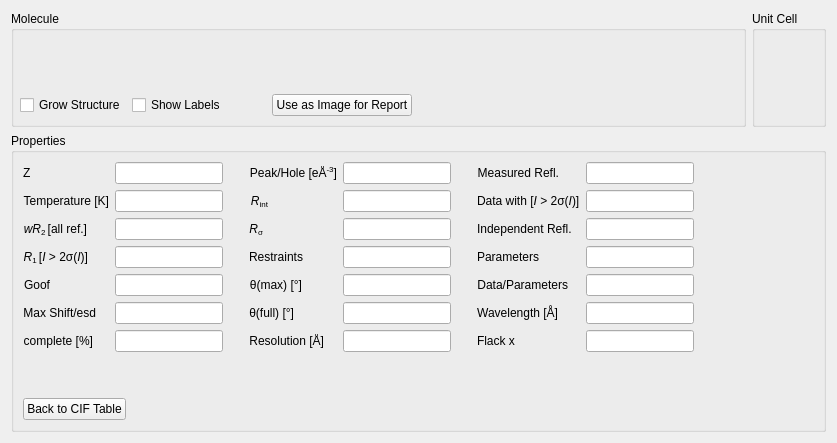
          <widget class="QWidget" name="page_molinfo">
           <layout class="QGridLayout" name="gridLayout_3">
            <item row="1" column="0" colspan="2">
             <widget class="QGroupBox" name="groupBox_3">
              <property name="sizePolicy">
               <sizepolicy hsizetype="Preferred" vsizetype="Expanding">
                <horstretch>0</horstretch>
                <verstretch>0</verstretch>
               </sizepolicy>
              </property>
              <property name="title">
               <string>Properties</string>
              </property>
              <layout class="QGridLayout" name="gridLayout_4">
               <item row="0" column="7">
                <spacer name="horizontalSpacer_25">
                 <property name="orientation">
                  <enum>Qt::Horizontal</enum>
                 </property>
                 <property name="sizeHint" stdset="0">
                  <size>
                   <width>40</width>
                   <height>20</height>
                  </size>
                 </property>
                </spacer>
               </item>
               <item row="0" column="8">
                <spacer name="horizontalSpacer_24">
                 <property name="orientation">
                  <enum>Qt::Horizontal</enum>
                 </property>
                 <property name="sizeHint" stdset="0">
                  <size>
                   <width>40</width>
                   <height>20</height>
                  </size>
                 </property>
                </spacer>
               </item>
               <item row="0" column="4">
                <spacer name="horizontalSpacer_8">
                 <property name="orientation">
                  <enum>Qt::Horizontal</enum>
                 </property>
                 <property name="sizeType">
                  <enum>QSizePolicy::Preferred</enum>
                 </property>
                 <property name="sizeHint" stdset="0">
                  <size>
                   <width>20</width>
                   <height>20</height>
                  </size>
                 </property>
                </spacer>
               </item>
               <item row="2" column="8">
                <spacer name="horizontalSpacer_6">
                 <property name="orientation">
                  <enum>Qt::Horizontal</enum>
                 </property>
                 <property name="sizeHint" stdset="0">
                  <size>
                   <width>40</width>
                   <height>20</height>
                  </size>
                 </property>
                </spacer>
               </item>
               <item row="0" column="5">
                <layout class="QFormLayout" name="formLayout_2">
                 <item row="0" column="0">
                  <widget class="QLabel" name="reflTotalLabel">
                   <property name="text">
                    <string>Measured Refl.</string>
                   </property>
                   <property name="alignment">
                    <set>Qt::AlignRight|Qt::AlignTrailing|Qt::AlignVCenter</set>
                   </property>
                  </widget>
                 </item>
                 <item row="0" column="1">
                  <widget class="QLineEdit" name="reflTotalLineEdit">
                   <property name="readOnly">
                    <bool>true</bool>
                   </property>
                  </widget>
                 </item>
                 <item row="1" column="0">
                  <widget class="QLabel" name="refl2sigmaLabel">
                   <property name="text">
                    <string>&lt;html&gt;&lt;head/&gt;&lt;body&gt;&lt;p&gt;Data with [&lt;span style=&quot; font-style:italic;&quot;&gt;I &lt;/span&gt;&amp;gt; 2σ(&lt;span style=&quot; font-style:italic;&quot;&gt;I&lt;/span&gt;)]&lt;/p&gt;&lt;/body&gt;&lt;/html&gt;</string>
                   </property>
                  </widget>
                 </item>
                 <item row="1" column="1">
                  <widget class="QLineEdit" name="refl2sigmaLineEdit"/>
                 </item>
                 <item row="2" column="0">
                  <widget class="QLabel" name="uniqReflLabel">
                   <property name="text">
                    <string>Independent Refl.</string>
                   </property>
                  </widget>
                 </item>
                 <item row="2" column="1">
                  <widget class="QLineEdit" name="uniqReflLineEdit"/>
                 </item>
                 <item row="3" column="0">
                  <widget class="QLabel" name="numParametersLabel">
                   <property name="text">
                    <string>Parameters</string>
                   </property>
                   <property name="alignment">
                    <set>Qt::AlignRight|Qt::AlignTrailing|Qt::AlignVCenter</set>
                   </property>
                  </widget>
                 </item>
                 <item row="3" column="1">
                  <widget class="QLineEdit" name="numParametersLineEdit">
                   <property name="minimumSize">
                    <size>
                     <width>0</width>
                     <height>0</height>
                    </size>
                   </property>
                   <property name="readOnly">
                    <bool>true</bool>
                   </property>
                  </widget>
                 </item>
                 <item row="4" column="0">
                  <widget class="QLabel" name="dataReflnsLabel">
                   <property name="font">
                    <font>
                     <weight>50</weight>
                     <bold>false</bold>
                    </font>
                   </property>
                   <property name="text">
                    <string>Data/Parameters</string>
                   </property>
                   <property name="alignment">
                    <set>Qt::AlignRight|Qt::AlignTrailing|Qt::AlignVCenter</set>
                   </property>
                  </widget>
                 </item>
                 <item row="4" column="1">
                  <widget class="QLineEdit" name="dataReflnsLineEdit">
                   <property name="readOnly">
                    <bool>true</bool>
                   </property>
                  </widget>
                 </item>
                 <item row="5" column="0">
                  <widget class="QLabel" name="wavelengthLabel">
                   <property name="text">
                    <string>Wavelength [Å]</string>
                   </property>
                   <property name="alignment">
                    <set>Qt::AlignRight|Qt::AlignTrailing|Qt::AlignVCenter</set>
                   </property>
                  </widget>
                 </item>
                 <item row="5" column="1">
                  <widget class="QLineEdit" name="wavelengthLineEdit">
                   <property name="readOnly">
                    <bool>true</bool>
                   </property>
                  </widget>
                 </item>
                 <item row="6" column="0">
                  <widget class="QLabel" name="flackXLabel">
                   <property name="text">
                    <string>Flack x</string>
                   </property>
                  </widget>
                 </item>
                 <item row="6" column="1">
                  <widget class="QLineEdit" name="flackXLineEdit"/>
                 </item>
                </layout>
               </item>
               <item row="2" column="1">
                <widget class="QPushButton" name="BackpushButtonDetails">
                 <property name="sizePolicy">
                  <sizepolicy hsizetype="Fixed" vsizetype="Fixed">
                   <horstretch>0</horstretch>
                   <verstretch>0</verstretch>
                  </sizepolicy>
                 </property>
                 <property name="text">
                  <string>Back to CIF Table</string>
                 </property>
                </widget>
               </item>
               <item row="0" column="1">
                <layout class="QFormLayout" name="formLayout_3">
                 <item row="0" column="0">
                  <widget class="QLabel" name="zLabel">
                   <property name="text">
                    <string>&lt;html&gt;&lt;head/&gt;&lt;body&gt;&lt;p&gt;Z&lt;/p&gt;&lt;/body&gt;&lt;/html&gt;</string>
                   </property>
                  </widget>
                 </item>
                 <item row="0" column="1">
                  <widget class="QLineEdit" name="zLineEdit">
                   <property name="readOnly">
                    <bool>true</bool>
                   </property>
                  </widget>
                 </item>
                 <item row="1" column="0">
                  <widget class="QLabel" name="temperatureLabel">
                   <property name="text">
                    <string>Temperature [K]</string>
                   </property>
                   <property name="alignment">
                    <set>Qt::AlignRight|Qt::AlignTrailing|Qt::AlignVCenter</set>
                   </property>
                  </widget>
                 </item>
                 <item row="1" column="1">
                  <widget class="QLineEdit" name="temperatureLineEdit">
                   <property name="readOnly">
                    <bool>true</bool>
                   </property>
                  </widget>
                 </item>
                 <item row="2" column="0">
                  <widget class="QLabel" name="wR2Label">
                   <property name="font">
                    <font>
                     <weight>50</weight>
                     <italic>false</italic>
                     <bold>false</bold>
                    </font>
                   </property>
                   <property name="text">
                    <string>&lt;html&gt;&lt;head/&gt;&lt;body&gt;&lt;p&gt;&lt;span style=&quot; font-style:italic;&quot;&gt;wR&lt;/span&gt;&lt;span style=&quot; vertical-align:sub;&quot;&gt;2 &lt;/span&gt;[all ref.]&lt;/p&gt;&lt;/body&gt;&lt;/html&gt;</string>
                   </property>
                   <property name="alignment">
                    <set>Qt::AlignRight|Qt::AlignTrailing|Qt::AlignVCenter</set>
                   </property>
                  </widget>
                 </item>
                 <item row="2" column="1">
                  <widget class="QLineEdit" name="wR2LineEdit">
                   <property name="readOnly">
                    <bool>true</bool>
                   </property>
                  </widget>
                 </item>
                 <item row="3" column="0">
                  <widget class="QLabel" name="r1Label">
                   <property name="font">
                    <font>
                     <weight>50</weight>
                     <italic>false</italic>
                     <bold>false</bold>
                    </font>
                   </property>
                   <property name="text">
                    <string>&lt;html&gt;&lt;head/&gt;&lt;body&gt;&lt;p&gt;&lt;span style=&quot; font-style:italic;&quot;&gt;R&lt;/span&gt;&lt;span style=&quot; vertical-align:sub;&quot;&gt;1 &lt;/span&gt;[&lt;span style=&quot; font-style:italic;&quot;&gt;I &lt;/span&gt;&amp;gt; 2σ(&lt;span style=&quot; font-style:italic;&quot;&gt;I&lt;/span&gt;)]&lt;/p&gt;&lt;/body&gt;&lt;/html&gt;</string>
                   </property>
                   <property name="alignment">
                    <set>Qt::AlignRight|Qt::AlignTrailing|Qt::AlignVCenter</set>
                   </property>
                  </widget>
                 </item>
                 <item row="3" column="1">
                  <widget class="QLineEdit" name="r1LineEdit">
                   <property name="readOnly">
                    <bool>true</bool>
                   </property>
                  </widget>
                 </item>
                 <item row="4" column="0">
                  <widget class="QLabel" name="goofLabel">
                   <property name="text">
                    <string>Goof</string>
                   </property>
                   <property name="alignment">
                    <set>Qt::AlignRight|Qt::AlignTrailing|Qt::AlignVCenter</set>
                   </property>
                  </widget>
                 </item>
                 <item row="4" column="1">
                  <widget class="QLineEdit" name="goofLineEdit">
                   <property name="readOnly">
                    <bool>true</bool>
                   </property>
                  </widget>
                 </item>
                 <item row="5" column="0">
                  <widget class="QLabel" name="maxShiftLabel">
                   <property name="text">
                    <string>Max Shift/esd</string>
                   </property>
                   <property name="alignment">
                    <set>Qt::AlignRight|Qt::AlignTrailing|Qt::AlignVCenter</set>
                   </property>
                  </widget>
                 </item>
                 <item row="5" column="1">
                  <widget class="QLineEdit" name="maxShiftLineEdit">
                   <property name="readOnly">
                    <bool>true</bool>
                   </property>
                  </widget>
                 </item>
                 <item row="6" column="0">
                  <widget class="QLabel" name="completeLabel">
                   <property name="font">
                    <font>
                     <weight>50</weight>
                     <bold>false</bold>
                    </font>
                   </property>
                   <property name="text">
                    <string>complete [%]</string>
                   </property>
                   <property name="alignment">
                    <set>Qt::AlignRight|Qt::AlignTrailing|Qt::AlignVCenter</set>
                   </property>
                  </widget>
                 </item>
                 <item row="6" column="1">
                  <widget class="QLineEdit" name="completeLineEdit">
                   <property name="readOnly">
                    <bool>true</bool>
                   </property>
                  </widget>
                 </item>
                </layout>
               </item>
               <item row="0" column="3">
                <layout class="QFormLayout" name="formLayout">
                 <item row="0" column="0">
                  <widget class="QLabel" name="peakLabel">
                   <property name="text">
                    <string>&lt;html&gt;&lt;head/&gt;&lt;body&gt;&lt;p&gt;Peak/Hole [eÅ&lt;span style=&quot; vertical-align:super;&quot;&gt;-3&lt;/span&gt;]&lt;/p&gt;&lt;/body&gt;&lt;/html&gt;</string>
                   </property>
                   <property name="alignment">
                    <set>Qt::AlignRight|Qt::AlignTrailing|Qt::AlignVCenter</set>
                   </property>
                  </widget>
                 </item>
                 <item row="0" column="1">
                  <widget class="QLineEdit" name="peakLineEdit">
                   <property name="readOnly">
                    <bool>true</bool>
                   </property>
                  </widget>
                 </item>
                 <item row="1" column="0">
                  <widget class="QLabel" name="rintLabel">
                   <property name="font">
                    <font>
                     <weight>50</weight>
                     <bold>false</bold>
                    </font>
                   </property>
                   <property name="text">
                    <string>&lt;html&gt;&lt;head/&gt;&lt;body&gt;&lt;p&gt;&lt;span style=&quot; font-style:italic;&quot;&gt;R&lt;/span&gt;&lt;span style=&quot; vertical-align:sub;&quot;&gt;int&lt;/span&gt;&lt;/p&gt;&lt;/body&gt;&lt;/html&gt;</string>
                   </property>
                   <property name="alignment">
                    <set>Qt::AlignRight|Qt::AlignTrailing|Qt::AlignVCenter</set>
                   </property>
                  </widget>
                 </item>
                 <item row="1" column="1">
                  <widget class="QLineEdit" name="rintLineEdit">
                   <property name="readOnly">
                    <bool>true</bool>
                   </property>
                  </widget>
                 </item>
                 <item row="2" column="0">
                  <widget class="QLabel" name="rsigmaLabel">
                   <property name="font">
                    <font>
                     <weight>50</weight>
                     <bold>false</bold>
                    </font>
                   </property>
                   <property name="text">
                    <string>&lt;html&gt;&lt;head/&gt;&lt;body&gt;&lt;p&gt;&lt;span style=&quot; font-style:italic;&quot;&gt;R&lt;/span&gt;&lt;span style=&quot; vertical-align:sub;&quot;&gt;σ&lt;/span&gt;&lt;/p&gt;&lt;/body&gt;&lt;/html&gt;</string>
                   </property>
                   <property name="alignment">
                    <set>Qt::AlignRight|Qt::AlignTrailing|Qt::AlignVCenter</set>
                   </property>
                  </widget>
                 </item>
                 <item row="2" column="1">
                  <widget class="QLineEdit" name="rsigmaLineEdit">
                   <property name="readOnly">
                    <bool>true</bool>
                   </property>
                  </widget>
                 </item>
                 <item row="3" column="0">
                  <widget class="QLabel" name="numRestraintsLabel">
                   <property name="text">
                    <string>Restraints</string>
                   </property>
                   <property name="alignment">
                    <set>Qt::AlignRight|Qt::AlignTrailing|Qt::AlignVCenter</set>
                   </property>
                  </widget>
                 </item>
                 <item row="3" column="1">
                  <widget class="QLineEdit" name="numRestraintsLineEdit">
                   <property name="readOnly">
                    <bool>true</bool>
                   </property>
                  </widget>
                 </item>
                 <item row="4" column="0">
                  <widget class="QLabel" name="thetaMaxLabel">
                   <property name="text">
                    <string>θ(max) [°]</string>
                   </property>
                   <property name="alignment">
                    <set>Qt::AlignRight|Qt::AlignTrailing|Qt::AlignVCenter</set>
                   </property>
                  </widget>
                 </item>
                 <item row="4" column="1">
                  <widget class="QLineEdit" name="thetaMaxLineEdit">
                   <property name="readOnly">
                    <bool>true</bool>
                   </property>
                  </widget>
                 </item>
                 <item row="5" column="0">
                  <widget class="QLabel" name="thetaFullLabel">
                   <property name="text">
                    <string>θ(full) [°]</string>
                   </property>
                   <property name="alignment">
                    <set>Qt::AlignRight|Qt::AlignTrailing|Qt::AlignVCenter</set>
                   </property>
                  </widget>
                 </item>
                 <item row="5" column="1">
                  <widget class="QLineEdit" name="thetaFullLineEdit">
                   <property name="readOnly">
                    <bool>true</bool>
                   </property>
                  </widget>
                 </item>
                 <item row="6" column="0">
                  <widget class="QLabel" name="dLabel">
                   <property name="font">
                    <font>
                     <weight>50</weight>
                     <bold>false</bold>
                    </font>
                   </property>
                   <property name="text">
                    <string>&lt;html&gt;&lt;head/&gt;&lt;body&gt;&lt;p&gt;Resolution [Å]&lt;/p&gt;&lt;/body&gt;&lt;/html&gt;</string>
                   </property>
                   <property name="alignment">
                    <set>Qt::AlignRight|Qt::AlignTrailing|Qt::AlignVCenter</set>
                   </property>
                  </widget>
                 </item>
                 <item row="6" column="1">
                  <widget class="QLineEdit" name="dLineEdit">
                   <property name="readOnly">
                    <bool>true</bool>
                   </property>
                  </widget>
                 </item>
                </layout>
               </item>
               <item row="1" column="1">
                <spacer name="verticalSpacer_2">
                 <property name="orientation">
                  <enum>Qt::Vertical</enum>
                 </property>
                 <property name="sizeType">
                  <enum>QSizePolicy::MinimumExpanding</enum>
                 </property>
                 <property name="sizeHint" stdset="0">
                  <size>
                   <width>20</width>
                   <height>40</height>
                  </size>
                 </property>
                </spacer>
               </item>
               <item row="0" column="2">
                <spacer name="horizontalSpacer_7">
                 <property name="orientation">
                  <enum>Qt::Horizontal</enum>
                 </property>
                 <property name="sizeType">
                  <enum>QSizePolicy::Preferred</enum>
                 </property>
                 <property name="sizeHint" stdset="0">
                  <size>
                   <width>20</width>
                   <height>20</height>
                  </size>
                 </property>
                </spacer>
               </item>
               <item row="0" column="6">
                <spacer name="horizontalSpacer_26">
                 <property name="orientation">
                  <enum>Qt::Horizontal</enum>
                 </property>
                 <property name="sizeHint" stdset="0">
                  <size>
                   <width>40</width>
                   <height>20</height>
                  </size>
                 </property>
                </spacer>
               </item>
              </layout>
             </widget>
            </item>
            <item row="0" column="1">
             <widget class="QGroupBox" name="groupBox_4">
              <property name="title">
               <string>Unit Cell</string>
              </property>
              <layout class="QGridLayout" name="gridLayout_9">
               <item row="0" column="2">
                <widget class="QLabel" name="cellField">
                 <property name="sizePolicy">
                  <sizepolicy hsizetype="Minimum" vsizetype="Minimum">
                   <horstretch>0</horstretch>
                   <verstretch>0</verstretch>
                  </sizepolicy>
                 </property>
                 <property name="minimumSize">
                  <size>
                   <width>0</width>
                   <height>75</height>
                  </size>
                 </property>
                 <property name="baseSize">
                  <size>
                   <width>0</width>
                   <height>75</height>
                  </size>
                 </property>
                 <property name="contextMenuPolicy">
                  <enum>Qt::ActionsContextMenu</enum>
                 </property>
                 <property name="autoFillBackground">
                  <bool>false</bool>
                 </property>
                 <property name="styleSheet">
                  <string notr="true">border-color: rgb(53, 53, 53);</string>
                 </property>
                 <property name="frameShape">
                  <enum>QFrame::NoFrame</enum>
                 </property>
                 <property name="frameShadow">
                  <enum>QFrame::Plain</enum>
                 </property>
                 <property name="text">
                  <string/>
                 </property>
                 <property name="textFormat">
                  <enum>Qt::RichText</enum>
                 </property>
                 <property name="alignment">
                  <set>Qt::AlignLeading|Qt::AlignLeft|Qt::AlignTop</set>
                 </property>
                </widget>
               </item>
              </layout>
             </widget>
            </item>
            <item row="0" column="0">
             <widget class="QGroupBox" name="molGroupBox">
              <property name="sizePolicy">
               <sizepolicy hsizetype="Expanding" vsizetype="Expanding">
                <horstretch>1</horstretch>
                <verstretch>1</verstretch>
               </sizepolicy>
              </property>
              <property name="title">
               <string>Molecule</string>
              </property>
              <layout class="QVBoxLayout" name="verticalLayout_8">
               <property name="leftMargin">
                <number>6</number>
               </property>
               <property name="topMargin">
                <number>3</number>
               </property>
               <property name="rightMargin">
                <number>6</number>
               </property>
               <property name="bottomMargin">
                <number>8</number>
               </property>
               <item>
                <widget class="MoleculeWidget" name="render_widget" native="true">
                 <property name="sizePolicy">
                  <sizepolicy hsizetype="Expanding" vsizetype="Expanding">
                   <horstretch>0</horstretch>
                   <verstretch>0</verstretch>
                  </sizepolicy>
                 </property>
                </widget>
               </item>
               <item>
                <layout class="QHBoxLayout" name="horizontalLayout_7">
                 <property name="sizeConstraint">
                  <enum>QLayout::SetDefaultConstraint</enum>
                 </property>
                 <item>
                  <widget class="QCheckBox" name="growCheckBox">
                   <property name="minimumSize">
                    <size>
                     <width>0</width>
                     <height>20</height>
                    </size>
                   </property>
                   <property name="text">
                    <string>Grow Structure</string>
                   </property>
                  </widget>
                 </item>
                 <item>
                  <widget class="QCheckBox" name="labelsCheckBox">
                   <property name="minimumSize">
                    <size>
                     <width>0</width>
                     <height>20</height>
                    </size>
                   </property>
                   <property name="text">
                    <string>Show Labels</string>
                   </property>
                  </widget>
                 </item>
                 <item>
                  <spacer name="horizontalSpacer_5">
                   <property name="orientation">
                    <enum>Qt::Horizontal</enum>
                   </property>
                   <property name="sizeType">
                    <enum>QSizePolicy::Minimum</enum>
                   </property>
                   <property name="sizeHint" stdset="0">
                    <size>
                     <width>40</width>
                     <height>20</height>
                    </size>
                   </property>
                  </spacer>
                 </item>
                 <item>
                  <widget class="QPushButton" name="drawImagePushButton">
                   <property name="text">
                    <string>Use as Image for Report</string>
                   </property>
                  </widget>
                 </item>
                 <item>
                  <spacer name="horizontalSpacer_23">
                   <property name="orientation">
                    <enum>Qt::Horizontal</enum>
                   </property>
                   <property name="sizeHint" stdset="0">
                    <size>
                     <width>40</width>
                     <height>20</height>
                    </size>
                   </property>
                  </spacer>
                 </item>
                </layout>
               </item>
              </layout>
             </widget>
            </item>
           </layout>
          </widget>
